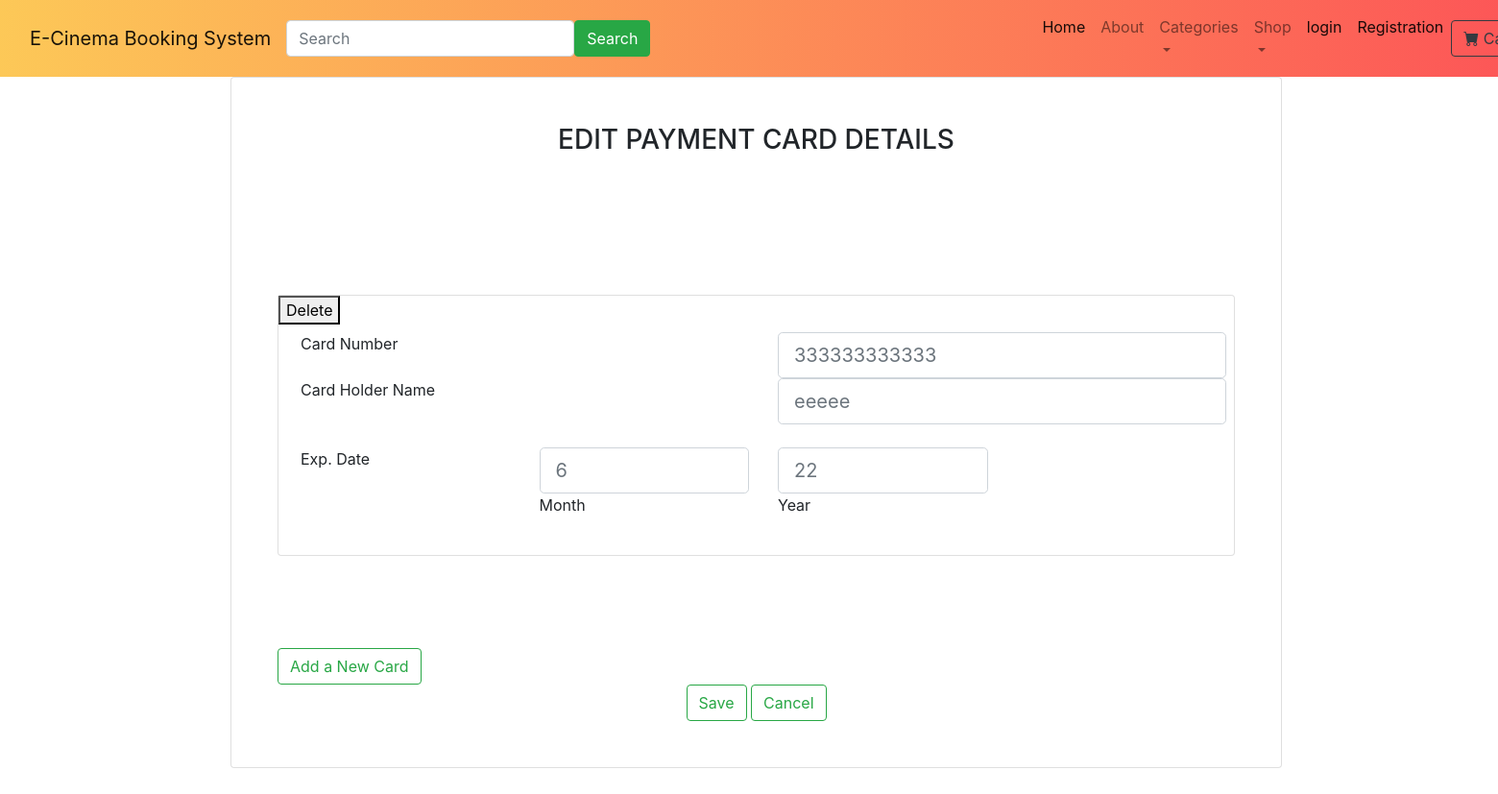
/edit_card (signed in), run on an earlier commit of the app's database.
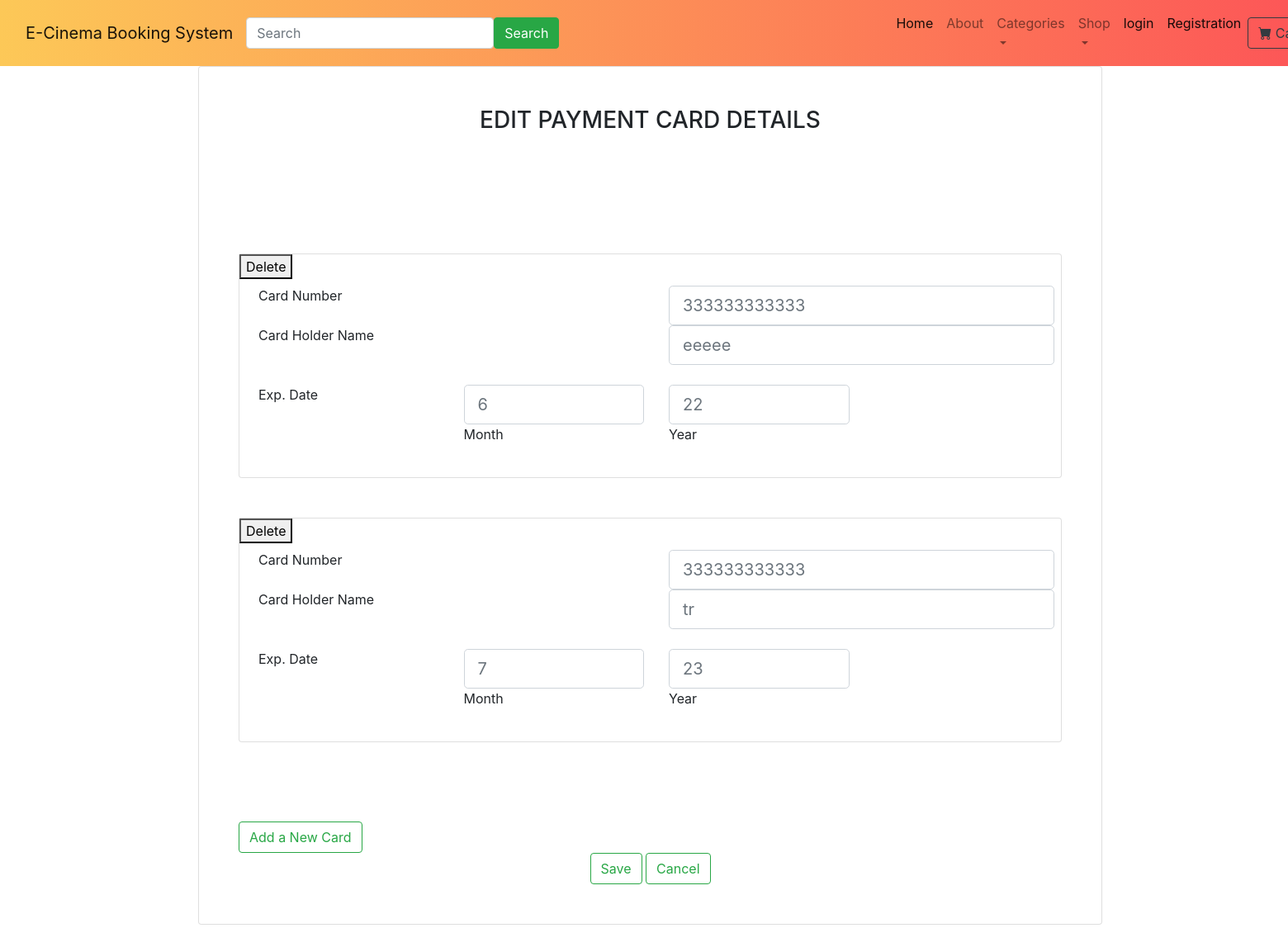
And on a later commit of the database.
### ebooking/models.py (models this page shows)
class EbookingCard(models.Model):
    card_number = models.IntegerField()
    expiredate = models.IntegerField()
    expireyear = models.IntegerField()
    name = models.TextField()
    uid = models.IntegerField(blank=True, null=True)
    billing_address = models.TextField(blank=True, null=True)
    id=models.AutoField (primary_key=True)
    class Meta:
        managed = False
        db_table = 'ebooking_card'

### ebooking/views.py (the view, shortened to what this page needs)
# urls.py: path('edit_card', views.edit_card, name='editcard'),
def edit_card(request):
    custom_user = request.user
    b=EbookingCard.objects.filter(uid=str(custom_user.id))
    if b:
        for i in b:
            if request.POST.get('delete') and str(i.id) in request.POST.get('delete'):
                EbookingCard.objects.filter(id=i.id).delete()
    if request.POST.get('addcard'):
        if len(b) <=3:
            return render(request, "edit_card.html", {'cards': b, 'is_new': True})
        else:
            messages.info(request, "Only 3 cards are allowed")
            return render(request, "edit_card.html", {'cards': b})
    return render(request, "edit_card.html", {'cards': b})

### home/templates/edit_card.html (shortened to what this page needs)
{% extends 'base.html' %}
{% load static %}
{% block content %}
  <div class="container h-75">
        <div class="row ml-auto">
            <div class="col ml-auto">
            <div class="card">
              <div class="card-body p-5">
                <h3 class="text-uppercase text-center mb-5">Edit Payment Card Details</h3>
                  <form method="POST" action="edit_card">
                  {% for i in cards %}
                      <div class="card card-outline-danger"> <span class="button" >
                          <button type="submit" value={{i.id}} name="delete"{{i.id}}>Delete</button>
                      </span>
                   <div class="card-body p-2">
                       <blockquote class="card-blockquote">
                      <div class="row ml-auto">
                      <div class="col ml-auto">
                            <label class="form-label" >Card Number</label>
                        </div>
                        <div class="col ml-auto">
                            <input type="text" id="cardnumber" class="form-control form-control-lg"
                                   placeholder={{i.card_number}}>
                        </div>
                  </div>
                  <div class="form-outline mb-4 row ml-auto">
                        <div class="col ml-auto"><label class="form-label">Card Holder Name</label></div>
                        <div class="col ml-auto"><input type="text"  class="form-control form-control-lg" placeholder={{i.name}}> </div>
                  </div>
                  <div class="form-outline mb-4 row ml-auto">
                        <div class="col ml-auto"><label class="form-label">Exp. Date</label></div>
                      <div class="col ml-auto">
                          <input type="text" id="id_month{{i}}" class="form-control form-control-lg"  placeholder={{i.expiredate}}>
                        <label class="form-label" for=id_month{{i}}>Month</label>
                  </div>
                      <div class="col ml-auto">
                          <input type="text" id="id_year{{i}}" class="form-control form-control-lg" placeholder={{i.expireyear}}>
                        <label class="form-label" for=id_year{{i}}>Year</label>
                  </div>
                      <div class="col ml-auto"></div></div></blockquote></div>
                  </div>
                  {% endfor %}
                      <button class="btn btn-outline-success" type="submit" name="addcard", value="addcard">Add a New Card</button>
                      <div style="text-align: center;"><button class="btn btn-outline-success" type="submit" value="save" name="save">Save</button>
                          <button class="btn btn-outline-success" type="submit">Cancel</button></div></div>
                            </div>
              </div></div></div></div></div>
{% endblock %}

### home/templates/base.html (shortened to what this page needs)
{% load static %}
<!DOCTYPE html>
<html lang="en">
    <head>
        <link rel="stylesheet" href="{% static 'home/css/registration.css' %}">
        <link href="https://cdn.jsdelivr.net/npm/bootstrap-icons@1.5.0/font/bootstrap-icons.css" rel="stylesheet" />
        <link rel="stylesheet" href="https://stackpath.bootstrapcdn.com/bootstrap/4.1.3/css/bootstrap.min.css">
    </head>
    <body style="background-image: url('https://mdbcdn.b-cdn.net/img/Photos/new-templates/search-box/img4.jpg');height:900px">
<nav class="navbar navbar-expand-lg navbar-light bg-light mask d-flex align-items-center h-10 gradient-custom-6">
            <div class="container-fluid">
                <a class="navbar-brand" href="#!">E-Cinema Booking System</a>
                <form class="d-flex">
                    <input class="form-control me-2" type="search" placeholder="Search" aria-label="Search" style="width: 300px">
                    <button class="btn btn-success" type="submit">Search</button>
                </form>
                <div class="collapse navbar-collapse" id="navbarSupportedContent" style="width:100px">
                    <ul class="navbar-nav me-auto mb-2 mb-lg-0 ms-lg-4 ml-auto" style="padding-left:400px" >
                        <li class="nav-item"><a class="nav-link active" aria-current="page" href="#!">Home</a></li>
                        <li class="nav-item"><a class="nav-link" href="#!">About</a></li>
                        <li class="nav-item dropdown">
                            <a class="nav-link dropdown-toggle" id="navbarDropdown" href="#" role="button" data-bs-toggle="dropdown" aria-expanded="false">Categories</a>
                        </li>
                        <li class="nav-item dropdown">
                            <a class="nav-link dropdown-toggle" id="navbarDropdown" href="#" role="button" data-bs-toggle="dropdown" aria-expanded="false">Shop</a>
                        </li>
                        <li class="nav-item active"><a class="nav-link" href="#!">login</a></li>
                        <li class="nav-item active"><a class="nav-link" href="#!">Registration</a></li>
                    </ul>
                    <form class="d-flex">
                        <button class="btn btn-outline-dark" type="submit">
                            <i class="bi-cart-fill me-1"></i>
                            Cart
                        </button>
                    </form>
                </div>
            </div>
        </nav>
{% block content %}
{% endblock %}

### home/static/home/css/registration.css (style rules this page uses)
.gradient-custom-6 { background: #ff0000; background: -webkit-linear-gradient(to left, rgba(255, 0, 0, 0.65), rgba(255, 174, 0, 0.65)); background: linear-gradient(to left, rgba(255, 0, 0, 0.65), rgba(255, 174, 0, 0.65)) }

What changed in the data, as far as the page shows it:
added EbookingCard: {{ i.id }} 10 (drawn), card_number "333333333333", name "tr", expiredate "7", expireyear "23"
